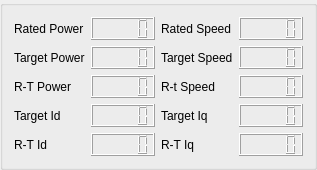
        <widget class="QGroupBox" name="groupBox_14">
         <property name="sizePolicy">
          <sizepolicy hsizetype="Minimum" vsizetype="Minimum">
           <horstretch>0</horstretch>
           <verstretch>0</verstretch>
          </sizepolicy>
         </property>
         <property name="maximumSize">
          <size>
           <width>16777215</width>
           <height>161</height>
          </size>
         </property>
         <layout class="QGridLayout" name="gridLayout_16">
          <item row="0" column="0">
           <widget class="QLabel" name="label_23">
            <property name="text">
             <string>Rated Power</string>
            </property>
           </widget>
          </item>
          <item row="0" column="1">
           <widget class="QLCDNumber" name="lcdNumber_ratedPower"/>
          </item>
          <item row="0" column="2">
           <widget class="QLabel" name="label_24">
            <property name="text">
             <string>Rated Speed</string>
            </property>
           </widget>
          </item>
          <item row="0" column="3">
           <widget class="QLCDNumber" name="lcdNumber_ratedSpeed"/>
          </item>
          <item row="1" column="0">
           <widget class="QLabel" name="label_25">
            <property name="text">
             <string>Target Power</string>
            </property>
           </widget>
          </item>
          <item row="1" column="1">
           <widget class="QLCDNumber" name="lcdNumber_targetPower"/>
          </item>
          <item row="1" column="2">
           <widget class="QLabel" name="label_26">
            <property name="text">
             <string>Target Speed</string>
            </property>
           </widget>
          </item>
          <item row="1" column="3">
           <widget class="QLCDNumber" name="lcdNumber_targetSpeed"/>
          </item>
          <item row="2" column="0">
           <widget class="QLabel" name="label_27">
            <property name="text">
             <string>R-T Power</string>
            </property>
           </widget>
          </item>
          <item row="2" column="1">
           <widget class="QLCDNumber" name="lcdNumber_realTimePower"/>
          </item>
          <item row="2" column="2">
           <widget class="QLabel" name="label_28">
            <property name="text">
             <string>R-t Speed</string>
            </property>
           </widget>
          </item>
          <item row="2" column="3">
           <widget class="QLCDNumber" name="lcdNumber_realTimeSpeed"/>
          </item>
          <item row="3" column="0">
           <widget class="QLabel" name="label_29">
            <property name="text">
             <string>Target Id</string>
            </property>
           </widget>
          </item>
          <item row="3" column="1">
           <widget class="QLCDNumber" name="lcdNumber_targetId"/>
          </item>
          <item row="3" column="2">
           <widget class="QLabel" name="label_30">
            <property name="text">
             <string>Target Iq</string>
            </property>
           </widget>
          </item>
          <item row="3" column="3">
           <widget class="QLCDNumber" name="lcdNumber_targetIq"/>
          </item>
          <item row="4" column="0">
           <widget class="QLabel" name="label_31">
            <property name="text">
             <string>R-T Id</string>
            </property>
           </widget>
          </item>
          <item row="4" column="1">
           <widget class="QLCDNumber" name="lcdNumber_realTimeId"/>
          </item>
          <item row="4" column="2">
           <widget class="QLabel" name="label_32">
            <property name="text">
             <string>R-T Iq</string>
            </property>
           </widget>
          </item>
          <item row="4" column="3">
           <widget class="QLCDNumber" name="lcdNumber_realTimeIq"/>
          </item>
         </layout>
        </widget>
